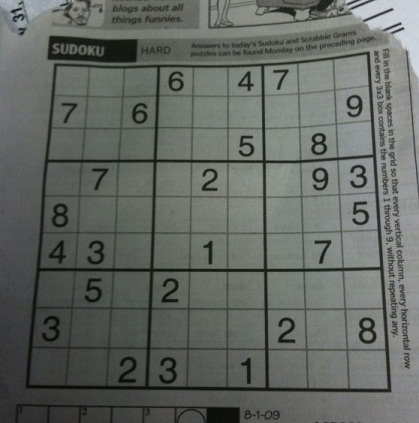
#> input picture OpenCV-tutorials/data/sudoku-original.jpg, 419 x 423 px
$ python houghLines.py
#> lines starting #> are read from the running program, lines starting #| are printed output that depends on the picture; after the words box and inside, x2 and y2 are one past the last pixel; in counts of white or black regions, pixels touching at a corner belong together
'''
 Based on the following tutorial:
   http://docs.opencv.org/3.0-beta/doc/py_tutorials/py_imgproc/py_houghlines/py_houghlines.html
'''

import numpy as np
import cv2

# Load the image
img = cv2.imread('../data/sudoku-original.jpg')
#> img is the input picture: shape (423, 419, 3); mean B, G, R 98.9, 103.6, 99.4
rows, cols, channels = img.shape
#> rows = 423; cols = 419; channels = 3

# Convert it to gray scale and detect the edges
gray = cv2.cvtColor(img, cv2.COLOR_BGR2GRAY)
edges = cv2.Canny(gray, threshold1=50, threshold2=150, apertureSize=3)
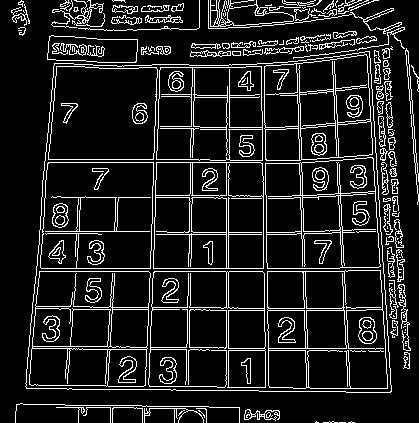
#> edges: shape (423, 419); 12% white in thin lines or dots

# Obtain the Hough transform
deltaRho = 1
deltaTheta = np.pi / 180
threshold = 200
lines = cv2.HoughLines(edges, deltaRho, deltaTheta, threshold)
#> lines = 20 rows, first 8: [271, 1.57], [268, 1.57], [226, 0], [195, 0.0175], [162, 0.0349], [159, 0.0349], [-262, 3.12], [-293, 3.11]

# Paint the lines on the image
maxLength = np.sqrt(rows ** 2 + cols ** 2)
#> maxLength = 595.4

for rho, theta in lines[:, 0]:
    cos = np.cos(theta)
    sin = np.sin(theta)
    x0 = rho * cos
    y0 = rho * sin
    x1 = int(x0 + maxLength * sin)
    y1 = int(y0 - maxLength * cos)
    x2 = int(x0 - maxLength * sin)
    y2 = int(y0 + maxLength * cos)
    cv2.line(img, (x1, y1), (x2, y2), (0, 0, 255), 1)
#> this loop made 20 passes
#> (rho, theta, cos, sin, x0, y0, x1, y1) on passes 1 to 12: (271, 1.57, -4.37e-08, 1, -1.18e-05, 271, 595, 271), (268, 1.57, -4.37e-08, 1, -1.17e-05, 268, 595, 268), (226, 0, 1, 0, 226, 0, 226, -595), (195, 0.0175, 1, 0.0175, 195, 3.4, 205, -591), (162, 0.0349, 0.999, 0.0349, 161.9, 5.65, 182, -589), (159, 0.0349, 0.999, 0.0349, 158.9, 5.55, 179, -589), (-262, 3.12, -1, 0.0175, 262, -4.57, 272, 590), (-293, 3.11, -0.999, 0.0349, 292.8, -10.23, 313, 584), (193, 0.0175, 1, 0.0175, 193, 3.37, 203, -591), (228, 0, 1, 0, 228, 0, 228, -595), (162, 1.57, -4.37e-08, 1, -7.08e-06, 162, 595, 162), (62, 0.0873, 0.996, 0.0872, 61.76, 5.4, 113, -587)
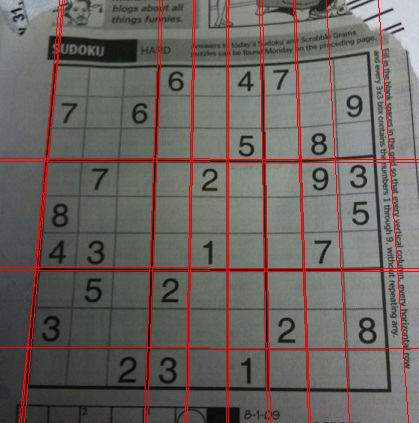
#> img: shape (423, 419, 3); 4.65% of pixels changed, all inside (x1, y1, x2, y2) = (0, 0, 419, 423)

# Obtain the probabilistic Hough transform
deltaRho = 1
deltaTheta = np.pi / 180
threshold = 100
minLineLength = 100
maxLineGap = 10
lines = cv2.HoughLinesP(edges, deltaRho, deltaTheta, threshold, minLineLength=minLineLength, maxLineGap=maxLineGap)
#> lines = 55 rows, first 6: [148, 389, 160, 46], [36, 271, 347, 271], [36, 268, 339, 268], [226, 390, 226, 95], [193, 144, 195, 44], [298, 120, 304, 319]

# Paint the lines on the image
for x1, y1, x2, y2 in lines[:, 0]:
    cv2.line(img, (x1, y1), (x2, y2), (0, 255, 0), 1)
#> this loop made 55 passes
#> (x1, y1, x2, y2) on passes 1 to 12: (148, 389, 160, 46), (36, 271, 347, 271), (36, 268, 339, 268), (226, 390, 226, 95), (193, 144, 195, 44), (298, 120, 304, 319), (152, 204, 157, 46), (302, 184, 309, 391), (266, 238, 269, 391), (263, 217, 266, 391), (44, 162, 260, 162), (336, 154, 348, 392)
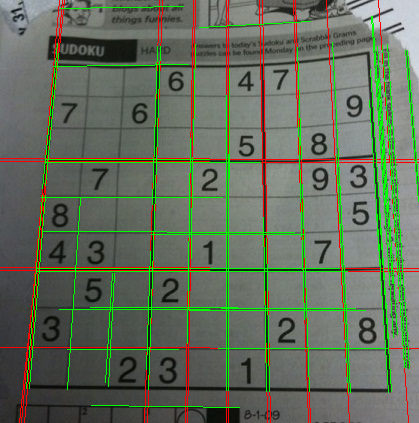
#> img: shape (423, 419, 3); 5.64% of pixels changed, all inside (x1, y1, x2, y2) = (26, 6, 419, 408)

# Display the results
cv2.imshow('result', img)
cv2.waitKey(0)
cv2.destroyAllWindows()
